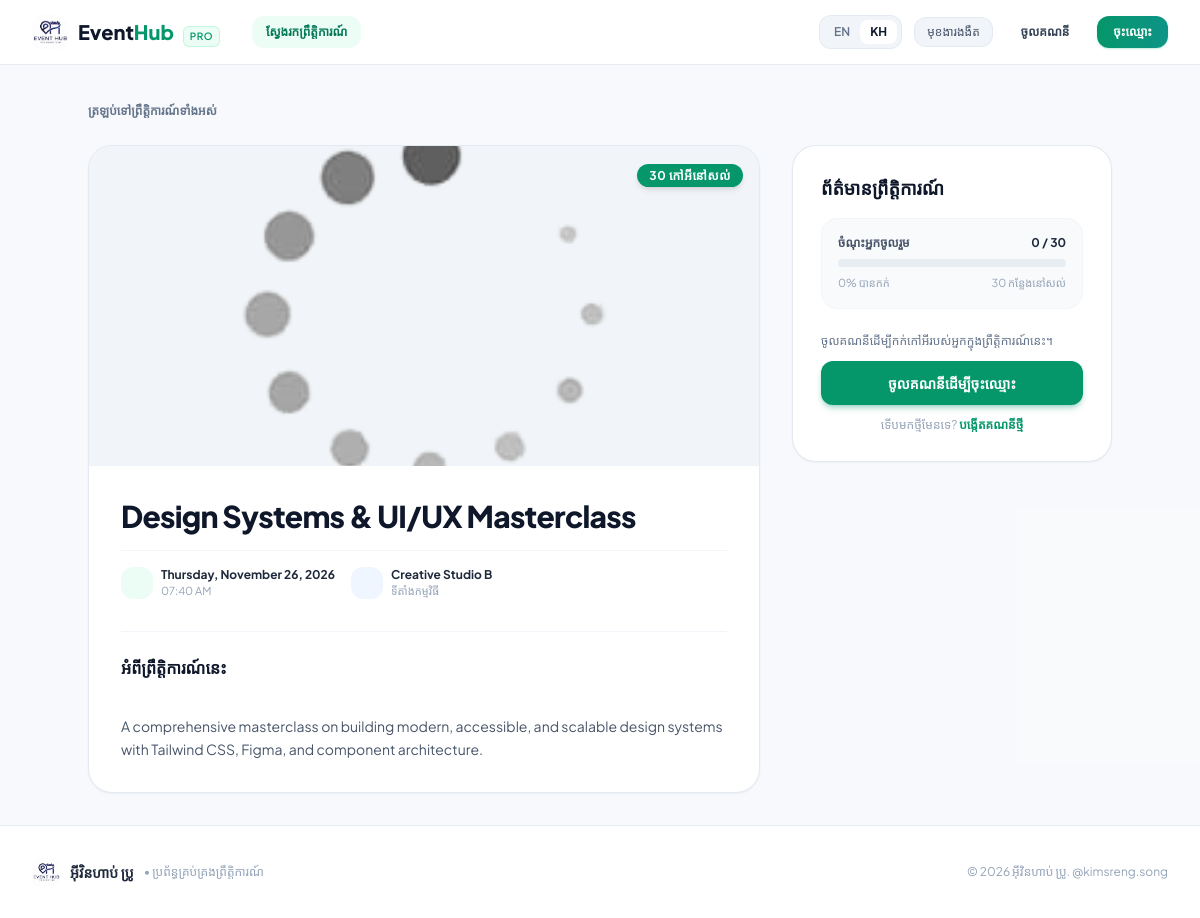
The page /?page=event/detail&id=3&lang=kh on the database its author committed.
### tables this page shows
CREATE TABLE IF NOT EXISTS `tbl_events` (
  `id` INT AUTO_INCREMENT PRIMARY KEY,
  `title` VARCHAR(150) NOT NULL,
  `description` TEXT NOT NULL,
  `location` VARCHAR(150) NOT NULL,
  `event_date` DATETIME NOT NULL,
  `capacity` INT NOT NULL DEFAULT 50,
  `image` MEDIUMTEXT DEFAULT NULL,
  `created_at` TIMESTAMP DEFAULT CURRENT_TIMESTAMP
);

### includes/lang.inc.php (called while the page is built, shortened)
<?php
$currentLang = $_SESSION['lang'] ?? $_COOKIE['site_lang'] ?? 'en';
function __($key, $default = null) {
    global $translations, $currentLang;
    if (isset($translations[$key][$currentLang])) {
        return $translations[$key][$currentLang];
    }
    return $default !== null ? $default : $key;
}

### init/func/event.func.php (called while the page is built, shortened)
<?php
function getEvent($id)
{
    global $db;
    $id = (int)$id;
    $query = $db->prepare(
        'SELECT e.*,
                COUNT(CASE WHEN r.status <> "rejected" THEN r.id END) AS reg_count
         FROM tbl_events e
         LEFT JOIN tbl_registrations r ON r.event_id = e.id
         WHERE e.id = ?
         GROUP BY e.id
         LIMIT 1'
    );
    $query->bind_param('i', $id);
    $query->execute();
    $result = $query->get_result();
    if ($result && $result->num_rows > 0) {
        return $result->fetch_object();
    }
    return null;
}

### init/func/auth.func.php (called while the page is built, shortened)
<?php
function loggedInUser()
{
    if (!isset($_SESSION['user_id'])) {
        return null;
    }
    return null;
}
function isAdmin()
{
    $user = loggedInUser();
    return ($user && $user->level === 'admin');
}

### pages/event/detail.php (the view, shortened to what this page needs)
<?php
$id = isset($_GET['id']) ? (int)$_GET['id'] : 0;
$event = getEvent($id);
$isFull        = $event->reg_count >= $event->capacity;
$pct           = min(100, round(($event->reg_count / max(1, $event->capacity)) * 100));
$imgSrc        = $event->image ? htmlspecialchars($event->image) : './assets/images/loading.png';
$dateStr       = date('l, F d, Y', strtotime($event->event_date));
$timeStr       = date('h:i A', strtotime($event->event_date));
$isPast        = strtotime($event->event_date) < time();
?>
<div class="max-w-5xl mx-auto space-y-6">
    <div>
        <a href="./?page=events" class="inline-flex items-center gap-1.5 text-xs font-semibold text-slate-500 hover:text-emerald-600 dark:text-slate-400 dark:hover:text-emerald-400 transition">
            <span><?= __('back_to_events') ?></span>
        </a>
    </div>
    <div class="grid grid-cols-1 lg:grid-cols-3 gap-8">
        <div class="lg:col-span-2 space-y-6">
            <div class="bg-white dark:bg-slate-800 rounded-3xl border border-slate-200/90 dark:border-slate-700/80 shadow-sm overflow-hidden">
                <div class="relative h-64 sm:h-80 bg-slate-100 dark:bg-slate-700/50">
                    <img src="<?= $imgSrc ?>"
                         alt="<?= htmlspecialchars($event->title) ?>"
                         class="w-full h-full object-cover"
                         onerror="this.src='./assets/images/loading.png'">
                    <div class="absolute top-4 right-4">
                        <?php if ($isPast): ?>
                            <span class="px-3 py-1 rounded-full text-xs font-bold uppercase tracking-wider bg-slate-900/80 text-white backdrop-blur-xs shadow-md">
                                <?= __('concluded') ?>
                            </span>
                        <?php elseif ($isFull): ?>
                            <span class="px-3 py-1 rounded-full text-xs font-bold uppercase tracking-wider bg-red-600 text-white shadow-md">
                                <?= __('sold_out') ?>
                            </span>
                        <?php else: ?>
                            <span class="px-3 py-1 rounded-full text-xs font-bold uppercase tracking-wider bg-emerald-600 text-white shadow-md">
                                <?= $event->capacity - $event->reg_count ?> <?= __('seats_available') ?>
                            </span>
                        <?php endif; ?>
                    </div>
                </div>
                <div class="p-6 sm:p-8">
                    <h1 class="text-2xl sm:text-3xl font-extrabold text-slate-900 dark:text-white tracking-tight leading-snug">
                        <?= htmlspecialchars($event->title) ?>
                    </h1>
                    <div class="flex flex-wrap items-center gap-4 mt-4 pt-4 border-t border-slate-100 dark:border-slate-700/60 text-xs text-slate-600 dark:text-slate-300">
                        <div class="flex items-center gap-2">
                            <div class="w-8 h-8 rounded-xl bg-emerald-50 dark:bg-emerald-950/40 text-emerald-600 dark:text-emerald-400 flex items-center justify-center">
                            </div>
                            <div>
                                <div class="font-bold text-slate-800 dark:text-slate-200"><?= $dateStr ?></div>
                                <div class="text-[11px] text-slate-400 dark:text-slate-400"><?= $timeStr ?></div>
                            </div>
                        </div>
                        <div class="flex items-center gap-2">
                            <div class="w-8 h-8 rounded-xl bg-blue-50 dark:bg-blue-950/40 text-blue-600 dark:text-blue-400 flex items-center justify-center">
                            </div>
                            <div>
                                <div class="font-bold text-slate-800 dark:text-slate-200"><?= htmlspecialchars($event->location) ?></div>
                                <div class="text-[11px] text-slate-400 dark:text-slate-400"><?= __('venue_location') ?></div>
                            </div>
                        </div>
                    </div>
                    <div class="mt-8 pt-6 border-t border-slate-100 dark:border-slate-700/60">
                        <h2 class="text-base font-bold text-slate-900 dark:text-white mb-3"><?= __('about_event') ?></h2>
                        <div class="prose prose-slate dark:prose-invert max-w-none text-slate-600 dark:text-slate-300 text-sm leading-relaxed whitespace-pre-line font-normal">
                            <?= htmlspecialchars($event->description) ?>
                        </div>
                    </div>
                </div>
            </div>
        </div>
        <div class="space-y-6">
            <div class="bg-white dark:bg-slate-800 rounded-3xl border border-slate-200/90 dark:border-slate-700/80 shadow-sm p-6 sm:p-7 sticky top-24">
                <h3 class="font-bold text-slate-900 dark:text-white text-lg mb-4 flex items-center gap-2">
                    <span><?= __('event_info') ?></span>
                </h3>
                <div class="mb-6 bg-slate-50 dark:bg-slate-700/40 p-4 rounded-2xl border border-slate-100 dark:border-slate-700/60">
                    <div class="flex items-center justify-between text-xs font-semibold text-slate-600 dark:text-slate-300 mb-2">
                        <span><?= __('attendee_capacity') ?></span>
                        <span class="font-bold text-slate-800 dark:text-white"><?= $event->reg_count ?> / <?= $event->capacity ?></span>
                    </div>
                    <div class="w-full h-2 bg-slate-200/70 dark:bg-slate-600 rounded-full overflow-hidden">
                    </div>
                    <div class="mt-2 text-[11px] text-slate-400 dark:text-slate-400 flex justify-between">
                        <span><?= $pct ?>% <?= __('booked') ?></span>
                        <span><?= max(0, $event->capacity - $event->reg_count) ?> <?= __('spots_remaining') ?></span>
                    </div>
                </div>
                <?php if ($isAdmin): ?>
                    <div class="space-y-2.5">
                        <div class="p-3 bg-amber-50 dark:bg-amber-950/30 text-amber-800 dark:text-amber-300 text-xs rounded-xl border border-amber-200/60 dark:border-amber-800/40 font-semibold mb-3 flex items-center gap-2">
                            <?= getIcon('shield', 'w-4 h-4') ?>
                            <span><?= __('admin_managing_notice') ?></span>
                        </div>
                        <a href="./?page=event/registrations&id=<?= $event->id ?>"
                           class="w-full py-2.5 px-4 rounded-xl text-sm font-semibold text-white bg-emerald-600 hover:bg-emerald-700 shadow-sm transition flex items-center justify-center gap-2">
                            <?= getIcon('users', 'w-4 h-4') ?>
                            <span><?= __('manage_regs_count') ?> (<?= $event->reg_count ?>)</span>
                        </a>
                        <a href="./?page=event/edit&id=<?= $event->id ?>"
                           class="w-full py-2.5 px-4 rounded-xl text-sm font-semibold text-slate-700 dark:text-slate-200 bg-slate-100 dark:bg-slate-700 hover:bg-slate-200 dark:hover:bg-slate-600 transition flex items-center justify-center gap-2">
                            <?= getIcon('pencil', 'w-4 h-4') ?>
                            <span><?= __('edit_event_details') ?></span>
                        </a>
                        <a href="./?page=event/delete&id=<?= $event->id ?>"
                           class="confirm-action w-full py-2.5 px-4 rounded-xl text-sm font-semibold text-red-600 dark:text-red-400 hover:bg-red-50 dark:hover:bg-red-950/30 border border-red-200 dark:border-red-900/50 transition flex items-center justify-center gap-2"
                           data-confirm-title="<?= __('confirm_title') ?>"
                           data-confirm-text="<?= __('delete_event_confirm') ?>"
                           data-confirm-btn="<?= __('confirm_yes') ?>"
                           data-confirm-icon="warning"
                           data-confirm-color="red">
                            <?= getIcon('trash', 'w-4 h-4') ?>
                            <span><?= __('delete_event') ?></span>
                        </a>
                    </div>
                <?php else: ?>
                    <div class="space-y-3">
                        <p class="text-xs text-slate-500 dark:text-slate-400"><?= __('signin_to_reserve') ?></p>
                        <a href="./?page=login"
                           class="w-full py-3 px-4 rounded-xl text-sm font-bold text-white bg-emerald-600 hover:bg-emerald-700 shadow-md shadow-emerald-600/30 transition flex items-center justify-center gap-2">
                            <span><?= __('signin_to_register') ?></span>
                        </a>
                        <p class="text-center text-xs text-slate-400 dark:text-slate-500">
                            <?= __('new_here') ?> <a href="./?page=register" class="text-emerald-600 dark:text-emerald-400 font-semibold hover:underline"><?= __('create_account') ?></a>
                        </p>
                    </div>
                <?php endif; ?>
            </div>
        </div>
    </div>
</div>

### assets/css/style.css (style rules this page uses)
html { scroll-behavior: smooth; -webkit-font-smoothing: antialiased; -moz-osx-font-smoothing: grayscale; }

### rows shown on the page
tbl_events: image (picture), $event->capacity-$event->reg_count "30", title "Design Systems & UI/UX Masterclass", event_date "Thursday, November 26, 2026", event_date "07:40 AM", location "Creative Studio B", description "A comprehensive masterclass on building modern, accessible, and scalable design systems with Tailwind CSS, Figma, and component architecture.", capacity "30", max(0,$event->capacity-$event->reg_count) "30"

### other values the page prints
__('nav_explore') "ស្វែងរកព្រឹត្តិការណ៍"
__('dark_mode') "មុខងារងងឹត"
__('nav_login') "ចូលគណនី"
__('nav_register') "ចុះឈ្មោះ"
__('back_to_events') "ត្រឡប់ទៅព្រឹត្តិការណ៍ទាំងអស់"
__('seats_available') "កៅអីនៅសល់"
__('venue_location') "ទីតាំងកម្មវិធី"
__('about_event') "អំពីព្រឹត្តិការណ៍នេះ"
__('event_info') "ព័ត៌មានព្រឹត្តិការណ៍"
__('attendee_capacity') "ចំណុះអ្នកចូលរួម"
$event->reg_count "0"
$pct "0"
__('booked') "បានកក់"
__('spots_remaining') "កន្លែងនៅសល់"
__('signin_to_reserve') "ចូលគណនីដើម្បីកក់កៅអីរបស់អ្នកក្នុងព្រឹត្តិការណ៍នេះ។"
